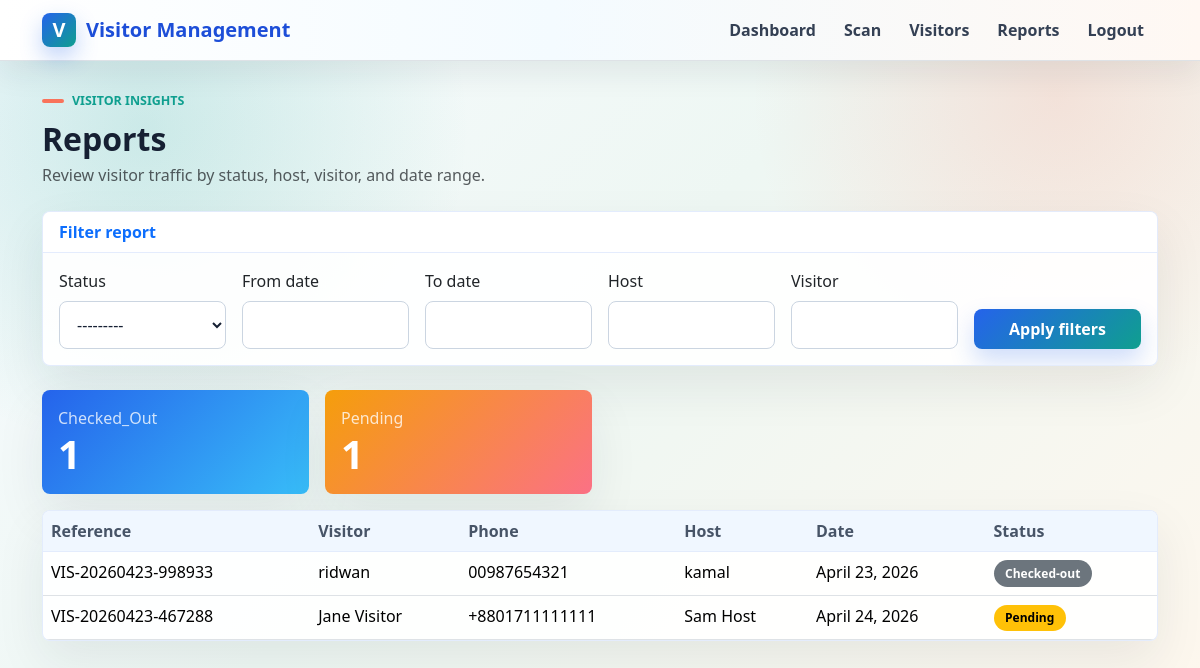
The app's page /reception/reports/ (signed in) with its own data.
### apps/visitors/models.py (models this page shows, shortened)
class Visit(TimeStampedModel):
    class Status(models.TextChoices):
        PENDING = 'PENDING', 'Pending'
        CHECKED_IN = 'CHECKED_IN', 'Checked-in'
        CHECKED_OUT = 'CHECKED_OUT', 'Checked-out'
    reference_no = models.CharField(max_length=30, unique=True, db_index=True)
    visitor_name = models.CharField(max_length=120)
    visitor_phone = models.CharField(max_length=30, db_index=True)
    visitor_email = models.EmailField(blank=True)
    visitor_company = models.CharField(max_length=120, blank=True)
    visitor_id_type = models.CharField(max_length=50, blank=True)
    visitor_id_no = models.CharField(max_length=80, blank=True)
    purpose_of_visit = models.CharField(max_length=255)
    host_name = models.CharField(max_length=120, db_index=True)
    host_department = models.CharField(max_length=120, blank=True)
    host_phone = models.CharField(max_length=30, blank=True)
    host_email = models.EmailField(blank=True)
    visit_date = models.DateField(db_index=True)
    visit_time = models.TimeField()
    qr_token = models.CharField(max_length=96, unique=True, db_index=True)
    qr_code_image = models.ImageField(upload_to='qr_codes/', blank=True)
    status = models.CharField(max_length=20, choices=Status.choices, default=Status.PENDING, db_index=True)
    submitted_at = models.DateTimeField(default=timezone.now)
    checked_in_at = models.DateTimeField(blank=True, null=True)
    checked_out_at = models.DateTimeField(blank=True, null=True)
    checked_in_by = models.ForeignKey(
        settings.AUTH_USER_MODEL,
        on_delete=models.SET_NULL,
        related_name='checked_in_visits',
        blank=True,
        null=True,
    )
    checked_out_by = models.ForeignKey(
        settings.AUTH_USER_MODEL,
        on_delete=models.SET_NULL,
        related_name='checked_out_visits',
        blank=True,
        null=True,
    )
    class Meta:
        ordering = ['-created_at']
        indexes = [
            models.Index(fields=['reference_no']),
            models.Index(fields=['qr_token']),
            models.Index(fields=['status']),
            models.Index(fields=['visit_date']),
            models.Index(fields=['visitor_phone']),
            models.Index(fields=['host_name']),
        ]

### apps/reception/views.py (the view)
# urls.py: path('reports/', views.reports, name='reports'),
@protected
def reports(request):
    filtered = VisitFilter(request.GET, queryset=Visit.objects.all())
    summary = filtered.qs.values('status').annotate(total=Count('id')).order_by('status')
    return render(request, 'reception/reports.html', {'filter': filtered, 'summary': summary, 'visits': filtered.qs[:200]})

### apps/accounts/models.py (called while the page is built)
    @property
    def is_receptionist(self):
        return self.role == self.Role.RECEPTIONIST or self.is_admin

### apps/reception/views.py (called while the page is built)
def receptionist_required(user):
    return user.is_authenticated and (getattr(user, 'is_receptionist', False) or getattr(user, 'is_admin', False))

### templates/reception/reports.html (shortened to what this page needs)
{% extends "base/base.html" %}
{% block content %}
<div class="d-flex justify-content-between align-items-end mb-4">
    <div>
        <div class="page-kicker">Visitor insights</div>
        <h1 class="page-title h2 mb-1">Reports</h1>
        <p class="text-muted mb-0">Review visitor traffic by status, host, visitor, and date range.</p>
    </div>
</div>
<form method="get" class="card mb-4">
    <div class="card-header bg-white fw-semibold text-primary">Filter report</div>
    <div class="card-body">
        <div class="row g-3 align-items-end">
            <div class="col-lg-2 col-md-4">
                <label class="form-label" for="{{ filter.form.status.id_for_label }}">Status</label>
                {{ filter.form.status }}
            </div>
            <div class="col-lg-2 col-md-4">
                <label class="form-label" for="{{ filter.form.date_from.id_for_label }}">From date</label>
                {{ filter.form.date_from }}
            </div>
            <div class="col-lg-2 col-md-4">
                <label class="form-label" for="{{ filter.form.date_to.id_for_label }}">To date</label>
                {{ filter.form.date_to }}
            </div>
            <div class="col-lg-2 col-md-4">
                <label class="form-label" for="{{ filter.form.host_name.id_for_label }}">Host</label>
                {{ filter.form.host_name }}
            </div>
            <div class="col-lg-2 col-md-4">
                <label class="form-label" for="{{ filter.form.visitor_name.id_for_label }}">Visitor</label>
                {{ filter.form.visitor_name }}
            </div>
            <div class="col-lg-2 col-md-4">
                <button class="btn btn-primary w-100 py-2">Apply filters</button>
            </div>
        </div>
    </div>
</form>
<div class="row g-3 mb-3">
    {% for item in summary %}
        <div class="col-md-3">
            <div class="card stat-card {% cycle 'stat-blue' 'stat-amber' 'stat-teal' 'stat-slate' %}">
                <div class="card-body">
                    <div class="text-muted">{{ item.status|title }}</div>
                    <div class="display-6 fw-bold">{{ item.total }}</div>
                </div>
            </div>
        </div>
    {% empty %}
        <div class="col-12"><div class="alert alert-info">No report data for the selected filters.</div></div>
    {% endfor %}
</div>
{% include "reception/visit_table.html" %}
{% endblock %}

### templates/reception/visit_table.html
<div class="card">
    <div class="table-responsive">
        <table class="table table-hover mb-0">
            <thead><tr><th>Reference</th><th>Visitor</th><th>Phone</th><th>Host</th><th>Date</th><th>Status</th></tr></thead>
            <tbody>
            {% for visit in visits %}
                <tr>
                    <td>{{ visit.reference_no }}</td>
                    <td>{{ visit.visitor_name }}</td>
                    <td>{{ visit.visitor_phone }}</td>
                    <td>{{ visit.host_name }}</td>
                    <td>{{ visit.visit_date }}</td>
                    <td>{% include "reception/_status_badge.html" %}</td>
                </tr>
            {% empty %}
                <tr><td colspan="6" class="text-center text-muted py-4">No visits found.</td></tr>
            {% endfor %}
            </tbody>
        </table>
    </div>
</div>

### templates/reception/_status_badge.html
{% if visit.status == "PENDING" %}
    <span class="badge text-bg-warning status-pill">Pending</span>
{% elif visit.status == "CHECKED_IN" %}
    <span class="badge text-bg-success status-pill">Checked-in</span>
{% else %}
    <span class="badge text-bg-secondary status-pill">Checked-out</span>
{% endif %}

### templates/base/base.html (style rules this page uses)
:root { --ink: #162033; --muted: #667085; --brand: #2563eb; --brand-dark: #1d4ed8; --teal: #0f9f8f; --coral: #f9735b; --amber: #f5a524; --surface: rgba(255, 255, 255, 0.92); --line: rgba(37, 99, 235, 0.12); }
body { min-height: 100vh; color: var(--ink); background: radial-gradient(circle at 12% 16%, rgba(15, 159, 143, 0.18), transparent 26%), radial-gradient(circle at 88% 12%, rgba(249, 115, 91, 0.16), transparent 24%), linear-gradient(135deg, #f7fbff 0%, #eef7f3 46%, #fff7ed 100%); }
.page-title { font-weight: 800; color: var(--ink); }
.page-kicker { display: inline-flex; align-items: center; gap: 8px; margin-bottom: 10px; color: var(--teal); font-weight: 700; text-transform: uppercase; font-size: 0.78rem; }
.page-kicker::before { content: ""; width: 22px; height: 4px; border-radius: 999px; background: var(--coral); }
.card, .alert { border: 1px solid var(--line); border-radius: 8px; box-shadow: 0 20px 50px rgba(31, 41, 55, 0.08); }
.card { background: var(--surface); overflow: hidden; }
.card-header { border-bottom: 1px solid var(--line); }
.form-control, .form-select, input[type="text"], input[type="password"], input[type="email"], input[type="date"], input[type="time"], select, textarea { width: 100%; border: 1px solid #cbd5e1; border-radius: 8px; padding: 0.68rem 0.82rem; background-color: rgba(255, 255, 255, 0.96); color: var(--ink); }
.btn { border-radius: 8px; font-weight: 700; }
.btn-primary { border: 0; background: linear-gradient(135deg, var(--brand), var(--teal)); box-shadow: 0 12px 24px rgba(37, 99, 235, 0.22); }
.table { --bs-table-bg: transparent; }
.table thead th { color: #475467; background: #f0f7ff; border-bottom: 1px solid var(--line); }
.stat-card { color: #fff; border: 0; }
.stat-card .text-muted { color: rgba(255, 255, 255, 0.78) !important; }
.stat-blue { background: linear-gradient(135deg, #2563eb, #38bdf8); }
.stat-amber { background: linear-gradient(135deg, #f59e0b, #fb7185); }
.status-pill { border-radius: 999px; padding: 0.45rem 0.72rem; font-weight: 800; }

### records on screen
Visit: status "Checked_Out", total "1", reference_no "VIS-20260423-998933", visitor_name "ridwan", visitor_phone "00987654321", host_name "kamal", visit_date "April 23, 2026", shows "Checked-out"
Visit: status "Pending", total "1", reference_no "VIS-20260423-467288", visitor_name "Jane Visitor", visitor_phone "+8801711111111", host_name "Sam Host", visit_date "April 24, 2026"
